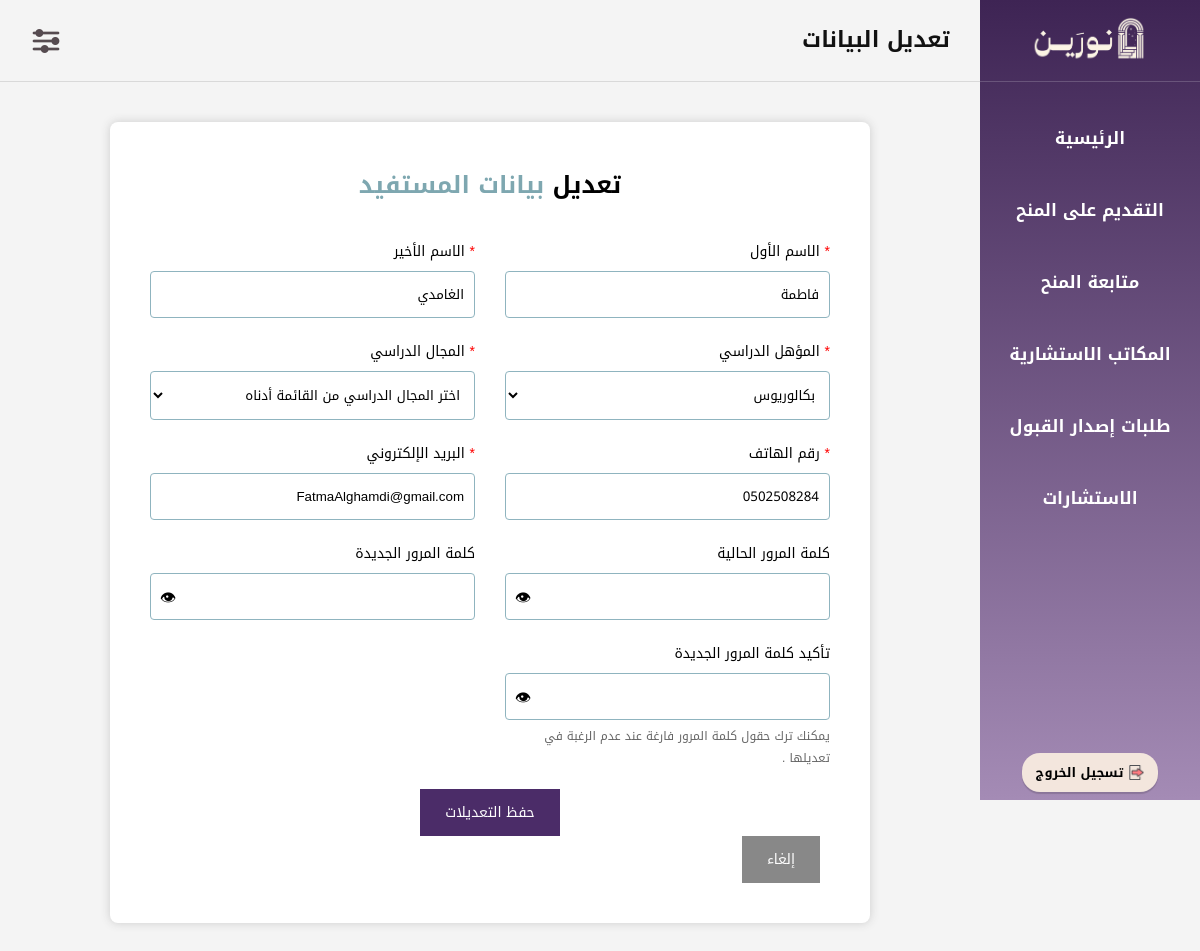
Page /Ben03_EditProfile.php (signed in) on the earlier database version.
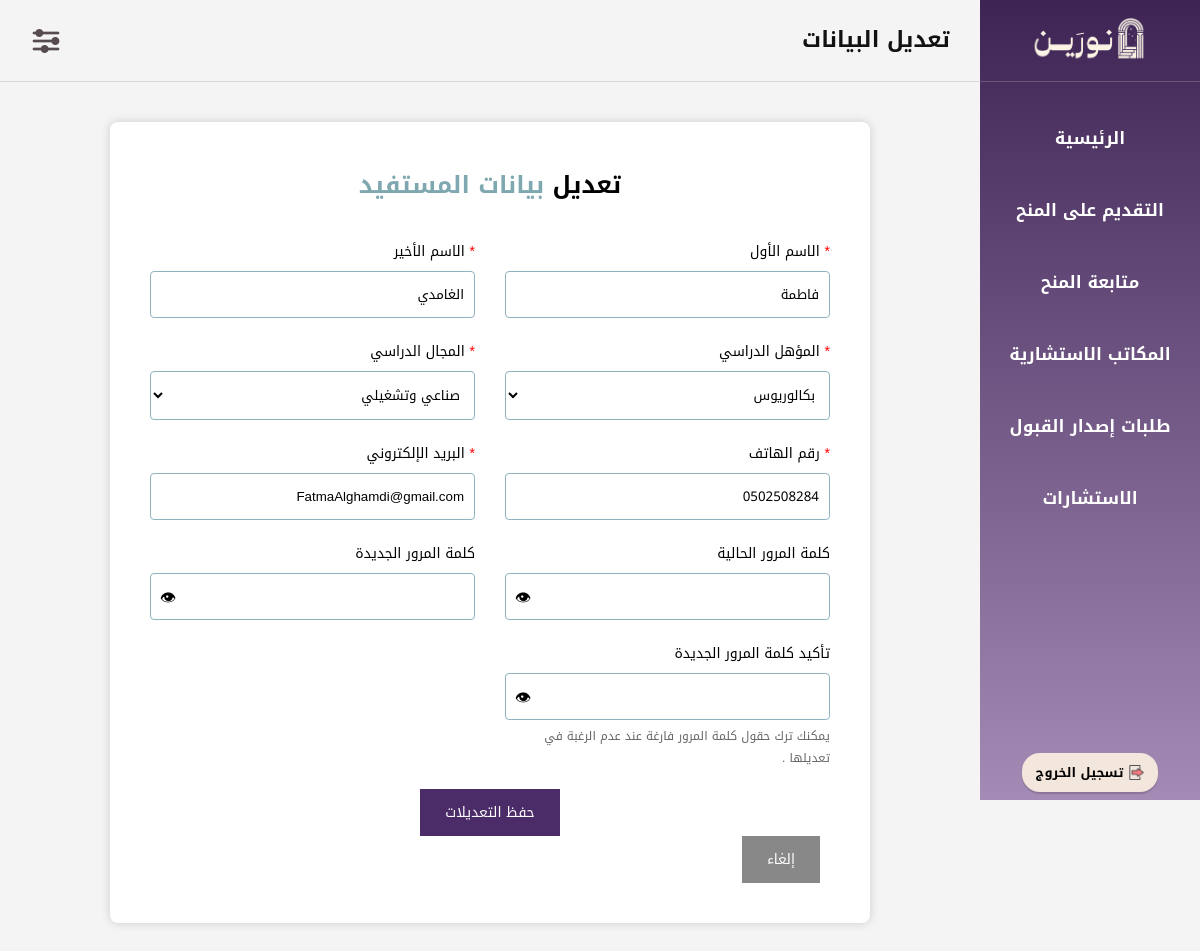
Same page on the later database version.
### tables this page shows
CREATE TABLE `beneficiary` (
  `bnf_id` int(11) NOT NULL,
  `email` varchar(100) NOT NULL,
  `f_name` varchar(50) NOT NULL,
  `l_name` varchar(50) NOT NULL,
  `phone_num` varchar(15) NOT NULL,
  `password` varchar(255) NOT NULL,
  `degree_level` enum('ثانوي','بكالوريوس','ماجستير','') NOT NULL,
  `account_status` enum('نشط','محظور') NOT NULL DEFAULT 'نشط',
  `sch_field` varchar(100) NOT NULL
);

### Ben03_EditProfile.php (the view, shortened to what the changed rows need)
<?php
$conn = new mysqli("localhost", "root", "", "noreen");
$conn->set_charset("utf8mb4");
$bnf_id = $_SESSION['bnf_id'];
$stmt = $conn->prepare("
    SELECT f_name, l_name, degree_level, sch_field, phone_num, email
    FROM beneficiary
    WHERE bnf_id = ?
");
$stmt->bind_param("i", $bnf_id);
$stmt->execute();
$result = $stmt->get_result();
if ($result->num_rows > 0) {
    $beneficiary = $result->fetch_assoc();
} else {
    die("لم يتم العثور على بيانات المستفيد");
}
?>
<!DOCTYPE html>
<html lang="ar" dir="rtl">
<head>
<link rel="stylesheet" href="CSS01Layout.css?v=4"><link rel="stylesheet" href="Style.css">
</head>
<body>
<div class="layout">
    <div class="main-content">
        <div class="page">
            <div class="box">
                <h2>تعديل <span>بيانات المستفيد</span></h2>
                <form method="post">
                    <div class="row">
                        <div class="field">
                            <label><span class="star">*</span> الاسم الأول</label>
                            <input type="text" name="firstName" value="<?php echo  ($beneficiary['f_name']); ?>">
                        </div>
                        <div class="field">
                            <label><span class="star">*</span> الاسم الأخير</label>
                            <input type="text" name="lastName" value="<?php echo  ($beneficiary['l_name']); ?>">
                        </div>
                    </div>
                    <div class="row">
                        <div class="field">
                            <label><span class="star">*</span> المؤهل الدراسي</label>
                            <select name="degree">
                                <option <?php if($beneficiary['degree_level']=="بكالوريوس") echo "selected"; ?>>بكالوريوس</option>
                            </select>
                        </div>
                        <div class="field">
                            <label><span class="star">*</span> المجال الدراسي</label>
                        <select name="major">
    <option <?php if($beneficiary['sch_field']=="اختر المجال الدراسي من القائمة أدناه") echo "selected"; ?>>اختر المجال الدراسي من القائمة أدناه</option>
    <option <?php if($beneficiary['sch_field']=="صناعي وتشغيلي") echo "selected"; ?>>صناعي وتشغيلي</option>
</select>
                        </div>
                    </div>
                    <div class="row">
                        <div class="field">
                            <label><span class="star">*</span> رقم الهاتف</label>
                            <input type="text" name="phone" value="<?php echo  ($beneficiary['phone_num']); ?>">
                        </div>
                        <div class="field">
                            <label><span class="star">*</span> البريد الإلكتروني</label>
                            <input type="email" name="email" value="<?php echo  ($beneficiary['email']); ?>">
                        </div>
                    </div>
                    </div>
            </div>
        </div>
    </div>
</body>
</html>

Differences in the rows shown:
changed beneficiary "فاطمة": major (not shown) → "صناعي وتشغيلي"
Other differences:
form field major: "اختر المجال الدراسي من القائمة أدناه" → (not shown)
